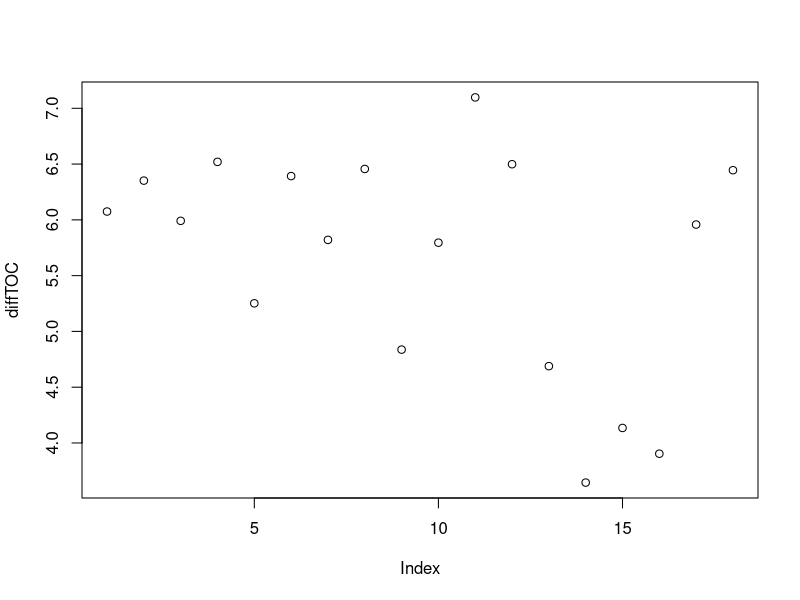
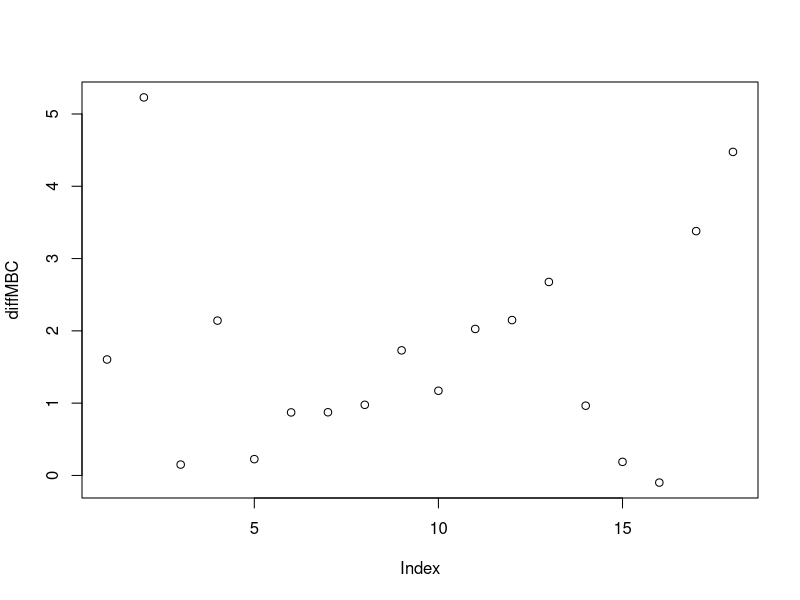

These figures' R source, in order:
#### TOC transformations ####

TOC_trial1 <- c(0.231756032,
                 0.161029217,
                 0.10172882,
                 0.184820568,
                 0.759227707,
                 0.210970479,
                 0.338475613,
                 1.282422112,
                 0.367973314,
                 0.196905938,
                 0.205112737,
                 0.181027549,
                 0.192837579,
                 2.244962061,
                 1.219245653,
                 0.912238431,
                 0.460681324,
                 0.093583616)

TOC_trial2 <- c(6.306294875,
6.512819153,
6.092996221,
6.704744766,
6.011051649,
6.60321384,
6.159038072,
7.738650125,
5.204791517,
5.99235913,
7.302733281,
6.679713455,
4.881368811,
5.889701751,
5.353836422,
4.815991522,
6.418590548,
6.538591186)

# plot(first_trial,second_trial)
# 
# equation <- lm(second_trial~first_trial)
# abline(equation, col = "red")
# summary(equation)

diffTOC <- c(TOC_trial2-TOC_trial1)
plot(diffTOC)
mean(diffTOC)
sd(diffTOC)

MBC_trial1 <- c(0.154225282,
                0.041735432,
                0.004981098,
                0.028876212,
                1.341792479,
                0.127131405,
                0.339740067,
                2.509454953,
                0.073709172,
                0.206726971,
                0.350122915,
                0.266020136,
                1.02613603,
                3.823029014,
                2.56943762,
                0.897895961,
                0.894133477,
                0.112170459)

MBC_trial2 <- c(1.75828576,
                5.270994458,
                0.155199743,
                2.170516266,
                1.567276765,
                0.998976888,
                1.213703157,
                3.486506569,
                1.803897823,
                1.378234155,
                2.37653623,
                2.415008805,
                3.702472584,
                4.787654619,
                2.757157332,
                0.798911974,
                4.273774885,
                4.587479883)

diffMBC <- c(MBC_trial2-MBC_trial1)
plot(diffMBC)
mean(diffMBC)
sd(diffMBC)
